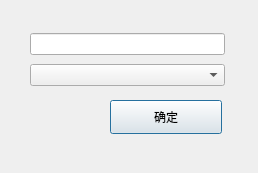
<?xml version="1.0" encoding="UTF-8"?>
<ui version="4.0">
 <class>Dialog</class>
 <widget class="QDialog" name="Dialog">
  <property name="geometry">
   <rect>
    <x>0</x>
    <y>0</y>
    <width>258</width>
    <height>173</height>
   </rect>
  </property>
  <property name="windowTitle">
   <string>Dialog</string>
  </property>
  <widget class="QPushButton" name="pushButton">
   <property name="geometry">
    <rect>
     <x>110</x>
     <y>100</y>
     <width>112</width>
     <height>34</height>
    </rect>
   </property>
   <property name="text">
    <string>确定</string>
   </property>
  </widget>
  <widget class="QWidget" name="layoutWidget">
   <property name="geometry">
    <rect>
     <x>30</x>
     <y>30</y>
     <width>195</width>
     <height>60</height>
    </rect>
   </property>
   <layout class="QVBoxLayout" name="verticalLayout">
    <item>
     <widget class="QLineEdit" name="lineEdit"/>
    </item>
    <item>
     <widget class="QComboBox" name="comboBox"/>
    </item>
   </layout>
  </widget>
 </widget>
 <resources/>
 <connections/>
</ui>
